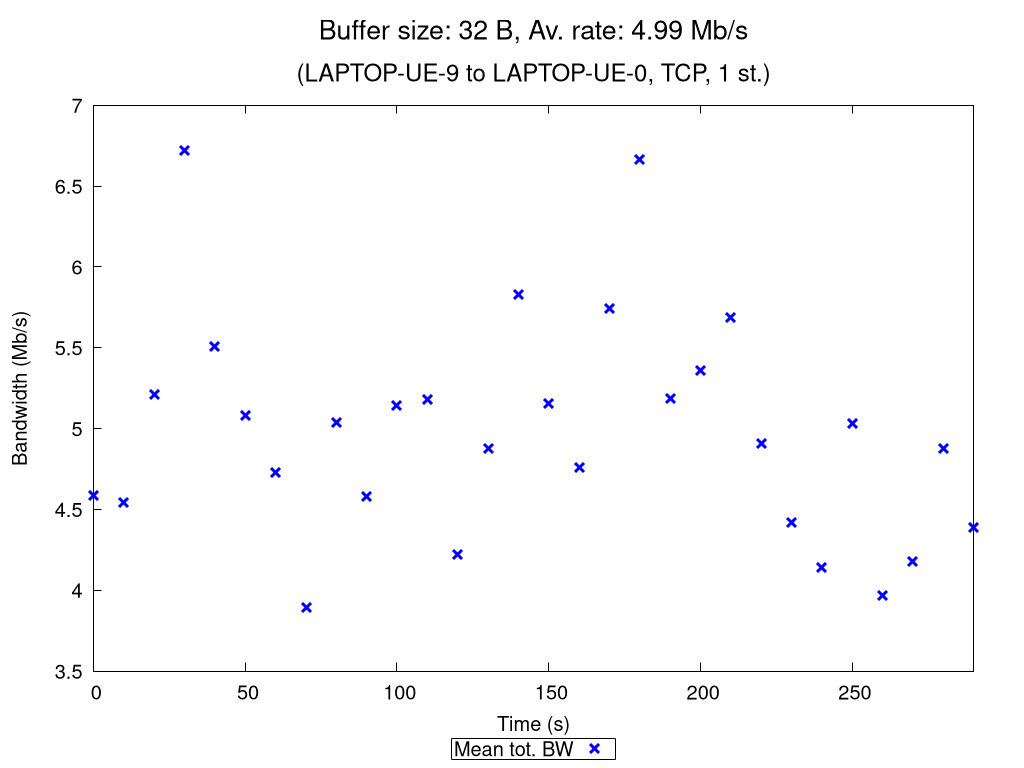

Recreate this plot in gnuplot.
set terminal pngcairo nocrop enhanced size 1024,768 font "Verdana,15"
set output "TCP_1_st_2020_11_17_12-37-53_two2one_00032B.png"

set title "{/=20 Buffer size: 32 B, Av. rate: 4.99 Mb/s}\n\n{/=18 (LAPTOP-UE-9 to LAPTOP-UE-0, TCP, 1 st.)}"

set xlabel "Time (s)"
set ylabel "Bandwidth (Mb/s)"
set ytics nomirror
set key bmargin center horizontal box samplen 1 width -1
set bmargin 4.6
set rmargin 4.5

rf = 1000000.0  # rate factor
set style fill transparent solid 0.2 noborder
set autoscale xfix
plot "TCP_1_st_2020_11_17_12-37-53_two2one_00032B_iperf_processed.dat" using 1:($2/rf-$3/rf):($2/rf+$3/rf) with filledcurves lc rgb "blue" notitle, \
     "" using 1:($2/rf) with points pt 2 ps 1.5 lw 3 lc rgb "blue" title "Mean tot. BW", \
